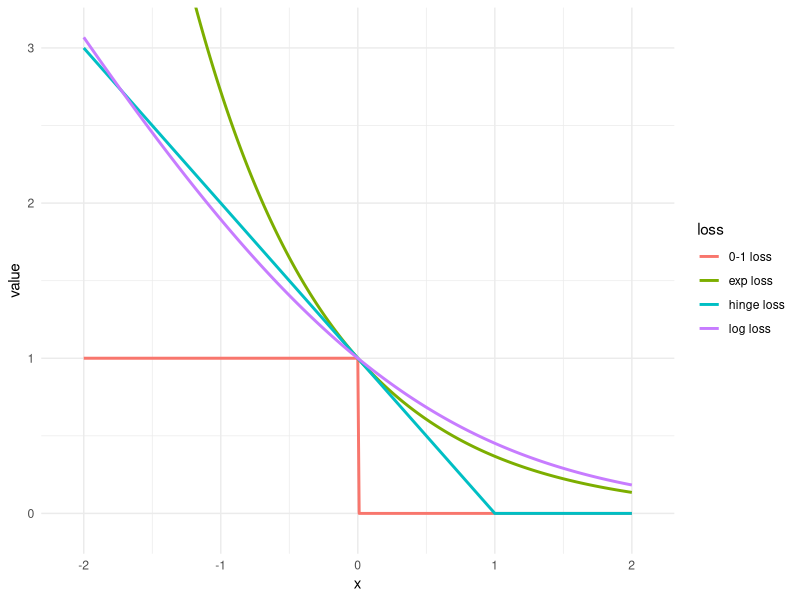

Source code (R):
library(tidyverse)

zero_one <- function(x) as.numeric(x <= 0)
hinge <- function(x) pmax(0, 1 - x)
log_loss <- function(x) log2(1 + exp(-x))
exp_loss <- function(x) exp(-x)

x <- seq(-2, 2, by = 0.01)

df <- tibble(x = x) |>
  mutate(
    `0-1 loss` = zero_one(x),
    `hinge loss` = hinge(x),
    `log loss` = log_loss(x),
    `exp loss` = exp_loss(x)
  ) |>
  pivot_longer(
    -x,
    names_to = "loss",
    values_to = "value"
  )

ggplot(
  df,
  aes(x, value, col = loss)
) +
  geom_line(linewidth = 1) +
  coord_cartesian(
    xlim = c(-2.1, 2.1),
    ylim = c(-0.1, 3.1)
  ) +
  theme_minimal()
